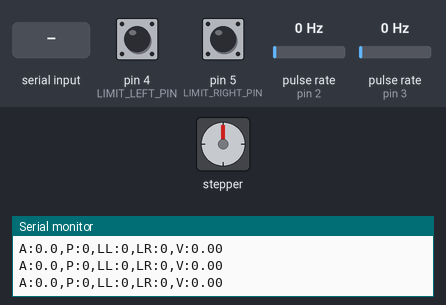
This sketch was run on a simulated Arduino Uno, built with avr-gcc and run on an emulated ATmega328P. On the bench: stepper motor, the last lines printed to the serial monitor. Wiring (inferred from the names in the program): 2 × pulse sensor: data pin 2 / data pin 3. The inputs (shaded band) are chosen by the test bench; at power-on: pulse rate (sensors on pin 2, pin 3) 0 Hz, pin 5 (LIMIT_RIGHT_PIN) HIGH, pin 4 (LIMIT_LEFT_PIN) HIGH. Stepper angles assume 200 steps per turn.

Above: at 1.2 s.
1.3 s: "V1234\n" received over Serial
At 1.45 s:
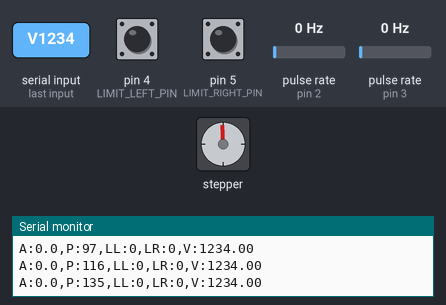
At 2.05 s:
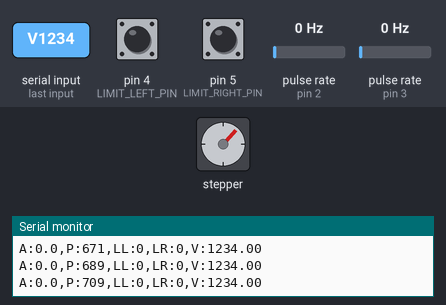
4.3 s: pulse rate (sensor on pin 2) set to 50 Hz
At 4.45 s:
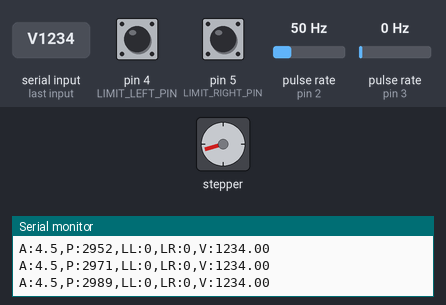
7.3 s: "Z90\n" received over Serial
10.3 s: pulse rate (sensor on pin 3) set to 50 Hz
13.3 s: pin 5 (LIMIT_RIGHT_PIN) pulled LOW for 0.15 s
Timing chart, 0 to 15.9 s (numbered marks = the images above; inputs shaded):
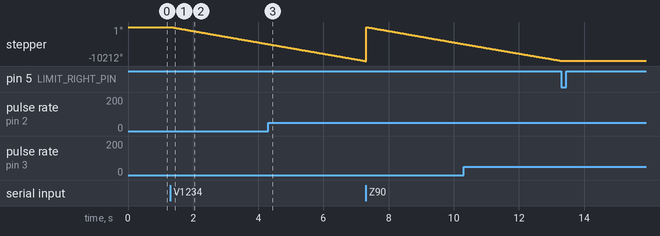

Measured:
- after the input at 1.3 s, stepper: keeps turning counter-clockwise at about 1714°/s, starting at once

The sketch:

arduino-code.ino
```cpp
/*
 * Inverted Pendulum - Velocity Streaming Arduino Firmware
 *
 * This is a SIMPLIFIED Arduino that acts as a sensor/actuator interface.
 * All control logic lives in the Python controller.
 *
 * RECEIVES: Velocity commands "V1234" or "V-1234" (steps/second)
 * SENDS:    Sensor data "A:180.5,P:1000,LL:0,LR:1\n" at 50Hz
 */

#include <AccelStepper.h>

// ============ PIN CONFIGURATION ============
// Encoder (both must be interrupt pins for full quadrature)
constexpr int ENCODER_CLK = 2;    // Interrupt pin
constexpr int ENCODER_DT  = 3;    // Interrupt pin

// Stepper (DM542 driver)
constexpr int STEP_PIN = 9;
constexpr int DIR_PIN  = 10;

// Limit switches (active LOW with INPUT_PULLUP)
constexpr int LIMIT_LEFT_PIN  = 4;
constexpr int LIMIT_RIGHT_PIN = 5;

// ============ MOTOR CONFIGURATION ============
constexpr long MAX_SPEED = 50000;       // Max steps/second for DM542
constexpr long ACCELERATION = 100000;   // Steps/second² - high for responsive velocity changes

// ============ ENCODER CONFIGURATION ============
constexpr int ENCODER_PPR = 20;        // Pulses per revolution
constexpr float DEGREES_PER_PULSE = 360.0f / (ENCODER_PPR * 4);  // 4x quadrature = 4.5° per count

// ============ COMMUNICATION ============
constexpr unsigned long BAUD_RATE = 115200;
constexpr unsigned long DATA_INTERVAL_MS = 20;  // 50Hz sensor output

// ============ GLOBAL STATE ============
AccelStepper stepper(AccelStepper::DRIVER, STEP_PIN, DIR_PIN);

// Encoder state
volatile long encoderCount = 0;
volatile int lastEncoded = 0;

// Timing
unsigned long lastDataSend = 0;

// Current commanded velocity
long targetVelocity = 0;

// ============ ENCODER ISR ============
void encoderISR() {
  int MSB = digitalRead(ENCODER_CLK);
  int LSB = digitalRead(ENCODER_DT);
  int encoded = (MSB << 1) | LSB;
  int sum = (lastEncoded << 2) | encoded;

  if (sum == 0b1101 || sum == 0b0100 || sum == 0b0010 || sum == 0b1011) {
    encoderCount++;
  } else if (sum == 0b1110 || sum == 0b0111 || sum == 0b0001 || sum == 0b1000) {
    encoderCount--;
  }
  lastEncoded = encoded;
}

// ============ SETUP ============
void setup() {
  Serial.begin(BAUD_RATE);

  // Encoder pins (both with interrupts for full quadrature)
  pinMode(ENCODER_CLK, INPUT_PULLUP);
  pinMode(ENCODER_DT, INPUT_PULLUP);
  attachInterrupt(digitalPinToInterrupt(ENCODER_CLK), encoderISR, CHANGE);
  attachInterrupt(digitalPinToInterrupt(ENCODER_DT), encoderISR, CHANGE);

  // Initialize encoder state
  int MSB = digitalRead(ENCODER_CLK);
  int LSB = digitalRead(ENCODER_DT);
  lastEncoded = (MSB << 1) | LSB;

  // Limit switch pins
  pinMode(LIMIT_LEFT_PIN, INPUT_PULLUP);
  pinMode(LIMIT_RIGHT_PIN, INPUT_PULLUP);

  // Stepper configuration for velocity mode
  stepper.setMaxSpeed(MAX_SPEED);
  stepper.setAcceleration(ACCELERATION);
  stepper.setPinsInverted(true, false, false);  // Invert direction pin

  Serial.println("VELOCITY_MODE_READY");
}

// ============ READ SERIAL COMMANDS ============
void processSerial() {
  static char buffer[32];
  static int bufIndex = 0;

  while (Serial.available()) {
    char c = Serial.read();

    if (c == '\n' || c == '\r') {
      if (bufIndex > 0) {
        buffer[bufIndex] = '\0';
        parseCommand(buffer);
        bufIndex = 0;
      }
    } else if (bufIndex < 31) {
      buffer[bufIndex++] = c;
    }
  }
}

void parseCommand(const char* cmd) {
  // Velocity command: V1234 or V-1234
  if (cmd[0] == 'V') {
    targetVelocity = atol(cmd + 1);
    // Clamp to max speed
    if (targetVelocity > MAX_SPEED) targetVelocity = MAX_SPEED;
    if (targetVelocity < -MAX_SPEED) targetVelocity = -MAX_SPEED;
  }
  // Zero encoder: Z
  else if (cmd[0] == 'Z') {
    noInterrupts();
    encoderCount = 0;
    interrupts();
    stepper.setCurrentPosition(0);
    Serial.println("ZEROED");
  }
  // Stop: S
  else if (cmd[0] == 'S') {
    targetVelocity = 0;
  }
}

// ============ CHECK LIMIT SWITCHES ============
bool checkLimits() {
  bool leftHit = (digitalRead(LIMIT_LEFT_PIN) == LOW);
  bool rightHit = (digitalRead(LIMIT_RIGHT_PIN) == LOW);

  // If moving towards a triggered limit, stop
  // Positive velocity = right, negative velocity = left
  if ((leftHit && targetVelocity < 0) || (rightHit && targetVelocity > 0)) {
    targetVelocity = 0;
    stepper.setSpeed(0);
    return true;
  }
  return false;
}

// ============ SEND SENSOR DATA ============
void sendSensorData() {
  // Read encoder with interrupts disabled for consistency
  noInterrupts();
  long count = encoderCount;
  interrupts();

  // Calculate angle (0-360, with 180 = hanging down)
  float angle = fmod(count * DEGREES_PER_PULSE, 360.0f);
  if (angle < 0) angle += 360.0f;

  // Read limit switches
  bool leftLimit = (digitalRead(LIMIT_LEFT_PIN) == LOW);
  bool rightLimit = (digitalRead(LIMIT_RIGHT_PIN) == LOW);

  // Get current position (positive velocity = right = increasing position)
  long position = stepper.currentPosition();

  // Send compact data format
  // A:angle,P:position,LL:left,LR:right,V:velocity
  Serial.print("A:");
  Serial.print(angle, 1);
  Serial.print(",P:");
  Serial.print(position);
  Serial.print(",LL:");
  Serial.print(leftLimit ? 1 : 0);
  Serial.print(",LR:");
  Serial.print(rightLimit ? 1 : 0);
  Serial.print(",V:");
  Serial.println(stepper.speed());
}

// ============ MAIN LOOP ============
void loop() {
  // Process incoming commands
  processSerial();

  // Check limit switches
  checkLimits();

  // Update motor velocity
  stepper.setSpeed(targetVelocity);
  stepper.runSpeed();

  // Send sensor data at fixed interval
  unsigned long now = millis();
  if (now - lastDataSend >= DATA_INTERVAL_MS) {
    lastDataSend = now;
    sendSensorData();
  }
}
```
